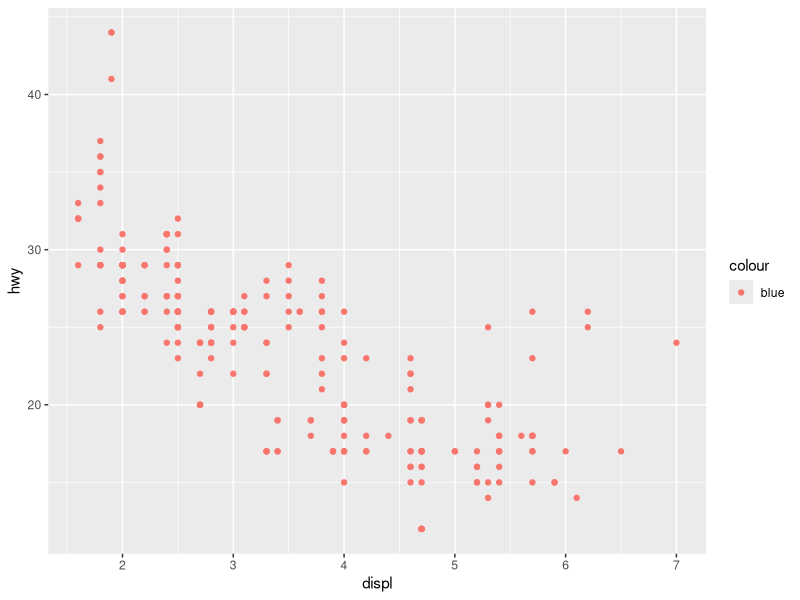
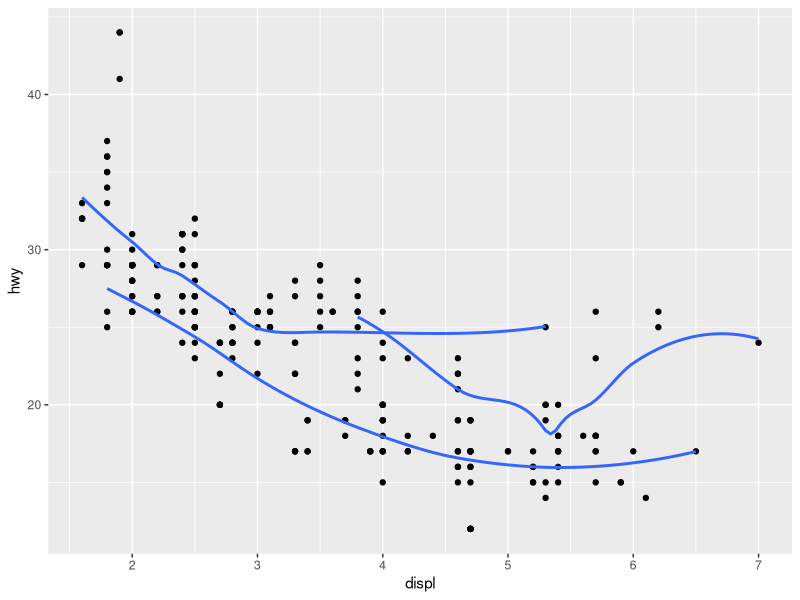
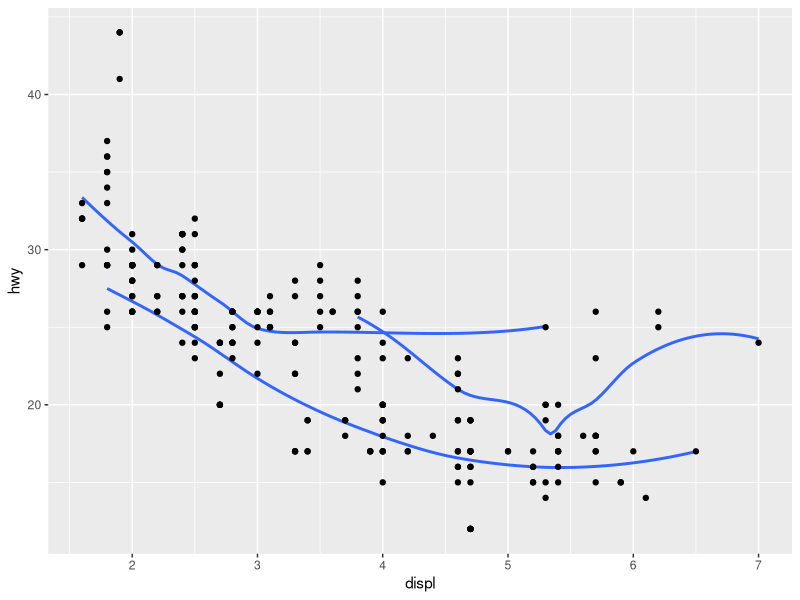
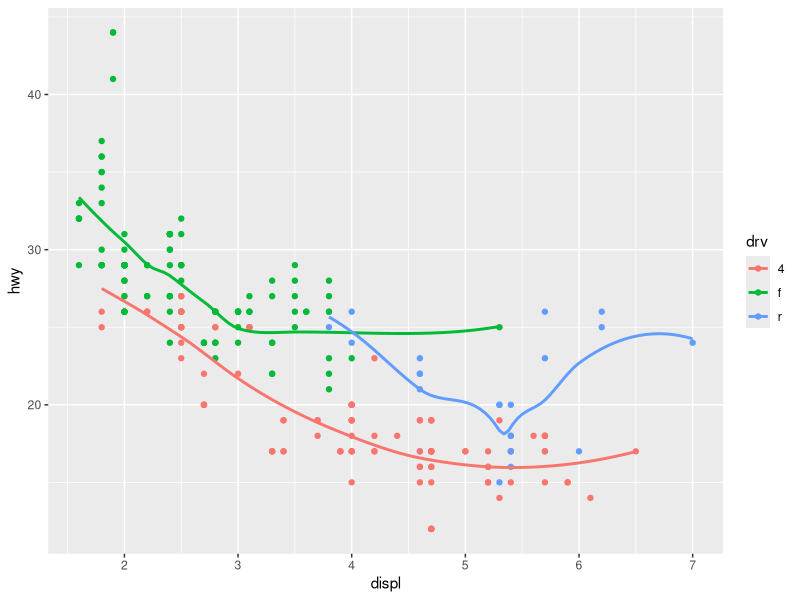
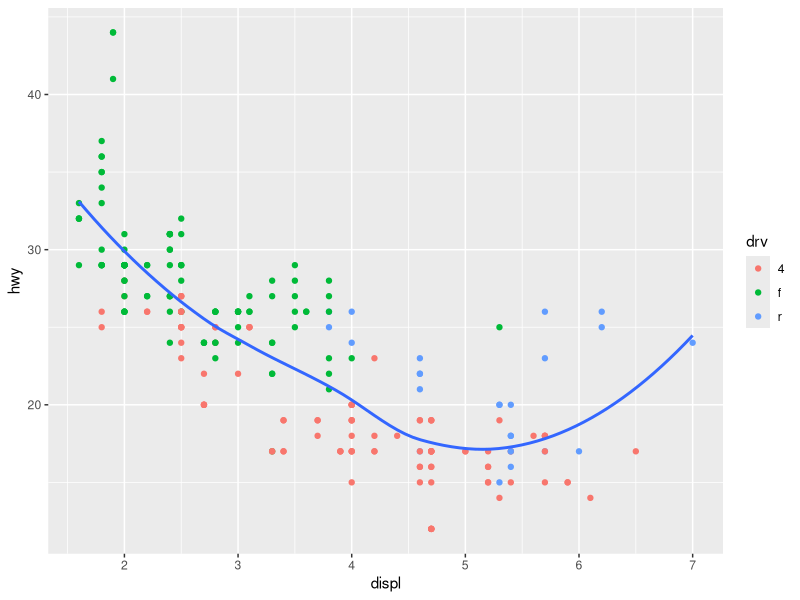
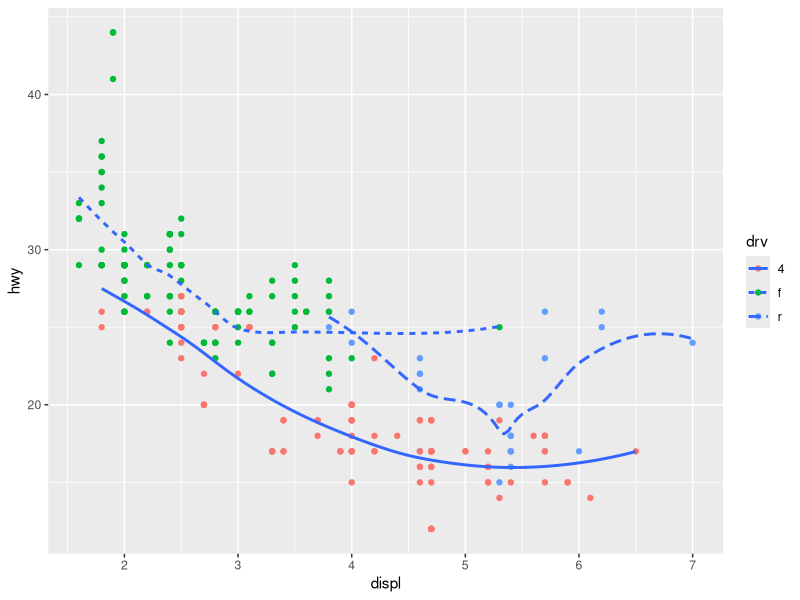
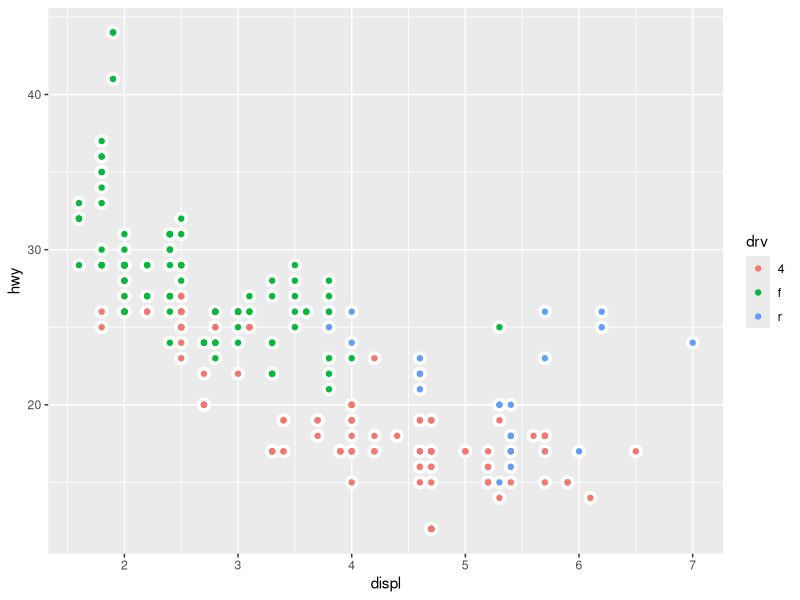
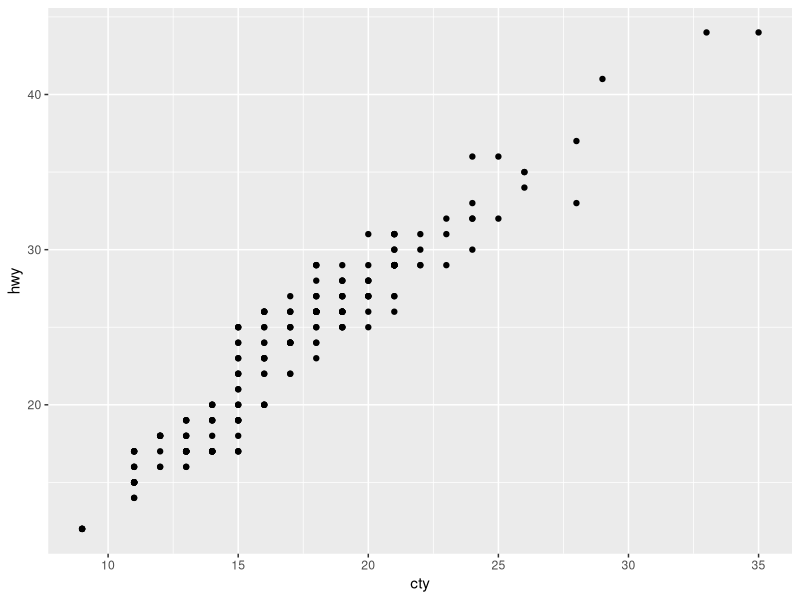

Recreate these plots in R, in order. (Note: this script raises an error after producing the figures.)
## ---- chunk 1
library(ggplot2)
library(tibble)
## ---- chunk 2
    ggplot(data = mpg) + 
      geom_point(mapping = aes(x = displ, y = hwy, color = "blue"))
## ---- chunk 3
    ggplot(data = mpg, mapping = aes(x = displ, y = hwy)) + 
      geom_point() + 
      geom_smooth(aes(group = drv), se = FALSE)
    ggplot(data = mpg, mapping = aes(x = displ, y = hwy)) + 
      geom_smooth(aes(group = drv), se = FALSE) +
      geom_point()
    ggplot(data = mpg, mapping = aes(x = displ, y = hwy, color = drv)) + 
      geom_point() + 
      geom_smooth(se = FALSE)
    ggplot(data = mpg, mapping = aes(x = displ, y = hwy)) + 
      geom_point(aes(color = drv)) + 
      geom_smooth(se = FALSE)
    ggplot(data = mpg, mapping = aes(x = displ, y = hwy)) + 
      geom_point(aes(color = drv)) +
      geom_smooth(aes(linetype = drv), se = FALSE)
    ggplot(data = mpg, mapping = aes(x = displ, y = hwy)) + 
      geom_point(size = 4, colour = "white") + 
      geom_point(aes(colour = drv))
## ---- chunk 4
    ggplot(data = mpg, mapping = aes(x = cty, y = hwy)) + 
      geom_point()
## ---- chunk 5
    ggplot(data = mpg, mapping = aes(x = cty, y = hwy)) +
      geom_point() + 
      geom_abline() +
      coord_fixed()
## ---- chunk 6
    my_variable <- 10
    my_varıable
## ---- chunk 7
    ggplot(data = diamonds) +
      geom_point(mapping = aes(x = x, y = y)) +
      coord_cartesian(xlim = c(4, 11), ylim = c(4, 11))
